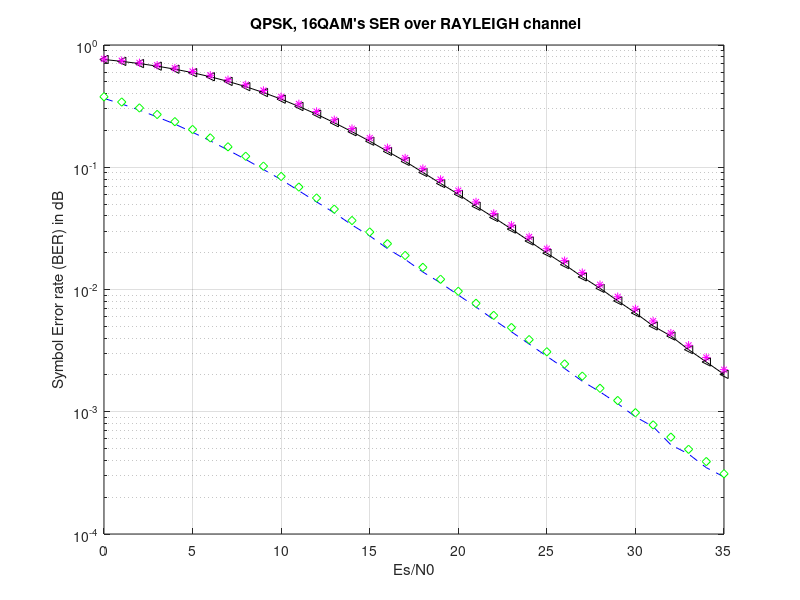

This figure's MATLAB source:
close all; clear var; clc;

% INPUTS AND CONVERSION
Number_of_input_bit = 10^6;
EsN0_dB = (0:35); 
% ____________________
%    QPSK ANALYSIS
% ____________________

Received_data_AWGN = zeros(1,Number_of_input_bit);
Received_data_RAYLEIGH = zeros(1,Number_of_input_bit);
nSER_AWGN = zeros(1, []);
nSER_RAYLEIGH = zeros(1, []);
% Generate the signal wihin the for loop
for u = 1:length(EsN0_dB)
    data = (rand(1,Number_of_input_bit)>0) + 1i*(rand(1,Number_of_input_bit)>0); % Unseparated because of Symbol is required
    normalized_data = (1/sqrt(2))* data;
    noise = (1/sqrt(2)) * (randn(1,Number_of_input_bit) + 1i*randn(1,Number_of_input_bit));
    h_SER_RAY = 1/sqrt(2)* (randn(1, Number_of_input_bit) + 1i* randn(1, Number_of_input_bit));

    transmitted_data_AWGN = normalized_data + 10^(-EsN0_dB(u)/20) * noise;
    transmitted_data_RAYLEIGH = h_SER_RAY.* normalized_data + 10^(-EsN0_dB(u)/20) * noise;
    transmitted_data_RAYLEIGH_1 = transmitted_data_RAYLEIGH./h_SER_RAY;

    % _______________
    % DEMODULATION
    % _______________
    received_data_real_AWGN = real(transmitted_data_AWGN);
    received_data_imag_AWGN = imag(transmitted_data_AWGN);

    received_data_real_RAYLEIGH = real(transmitted_data_RAYLEIGH_1);
    received_data_imag_RAYLEIGH = imag(transmitted_data_RAYLEIGH_1);

    % approximate the values fall within the limit of the transmitted signal
    Received_data_AWGN(received_data_real_AWGN < 0 & received_data_imag_AWGN < 0) = -1 + -1*1i;
    Received_data_AWGN(received_data_real_AWGN >= 0 & received_data_imag_AWGN > 0) = 1 + 1*1i;
    Received_data_AWGN(received_data_real_AWGN < 0 & received_data_imag_AWGN >= 0) = -1 + 1*1i;
    Received_data_AWGN(received_data_real_AWGN >= 0 & received_data_imag_AWGN < 0) = 1 - 1*1i;

    Received_data_RAYLEIGH(received_data_real_RAYLEIGH < 0 & received_data_imag_RAYLEIGH < 0) = -1 + -1*1i;
    Received_data_RAYLEIGH(received_data_real_RAYLEIGH >= 0 & received_data_imag_RAYLEIGH > 0) = 1 + 1*1i;
    Received_data_RAYLEIGH(received_data_real_RAYLEIGH < 0 & received_data_imag_RAYLEIGH >= 0) = -1 + 1*1i;
    Received_data_RAYLEIGH(received_data_real_RAYLEIGH >= 0 & received_data_imag_RAYLEIGH < 0) = 1 - 1*1i;

    nSER_AWGN(u) = size(find((data - Received_data_AWGN)),2);
    nSER_RAYLEIGH(u) = size(find((data - Received_data_RAYLEIGH)),2);
end

SER_QPSK_AWGN = nSER_AWGN/Number_of_input_bit;
SER_QPSK_RAYLEIGH = nSER_RAYLEIGH/Number_of_input_bit;
Theoretical_SER_QPSK = erfc(sqrt(0.5*(10.^(EsN0_dB/10)))) - (1/4)*(erfc(sqrt(0.5*(10.^(EsN0_dB/10))))).^2;

% ____________________
%   16QAM ANALYSIS
% ____________________
% generate the constellattion array for mapping
constellation_Array = (reshape(repmat([-3,-1,1,3],4,1),[],1) + 1i*(repmat([-3,-1,1,3],1,4)')).';
Normalization_factor = 1/sqrt(10);
M = 16 ;% number of constellation
SER_QAM_real_AWGN = zeros(1,[]);
SER_QAM_imag_AWGN = zeros(1,[]);

SER_QAM_real_RAYLEIGH = zeros(1,[]);
SER_QAM_imag_RAYLEIGH = zeros(1,[]);

SER_QAM_AWGN = zeros(1, Number_of_input_bit);
QAM_SER_AWGN= zeros(1, length(EsN0_dB));

SER_QAM_RAYLEIGH = zeros(1, Number_of_input_bit);
QAM_SER_RAYLEIGH= zeros(1, length(EsN0_dB));

for v = 1:length(EsN0_dB)
    % generate the data. Note: the data generated is not in binary but multiplying by M and setting the vector
    % in this form gives a gray mapping
    QAM_data = ceil(M.*(rand(1, Number_of_input_bit)))-1;
    QAM_data_map = constellation_Array(QAM_data+1);
    Norm_QAM_data_map = Normalization_factor * QAM_data_map;
    
    Noise_signal = 1/sqrt(2)* (randn(1,Number_of_input_bit) + 1i*randn(1,Number_of_input_bit));
    h_SER_RAY_1 = 1/sqrt(2)* (randn(1, Number_of_input_bit) + 1i* randn(1, Number_of_input_bit));

    Tran_QAM_AWGN = Norm_QAM_data_map + 10^(-EsN0_dB(v)/20)*Noise_signal;
    Tran_QAM_RAYLEIGH = h_SER_RAY_1.* Norm_QAM_data_map + 10^(-EsN0_dB(v)/20)*Noise_signal;
    Tran_QAM_RAYLEIGH_1 = Tran_QAM_RAYLEIGH./h_SER_RAY_1;

    %%%%%%%%%%%%%%%%%%%%%% DEMODULATION OF 16QAM OVER AWGN %%%%%%%%%%%%%%%%%
    Tran_QAM_Real_AWGN = real(Tran_QAM_AWGN);
    Tran_QAM_Imag_AWGN = imag(Tran_QAM_AWGN);
    %%%%%%%%%%%%%%%%%%%%%% DEMODULATION OF 16QAM OVER RAYLEIGH %%%%%%%%%%%%%%%%%
    Tran_QAM_Real_RAYLEIGH = real(Tran_QAM_RAYLEIGH_1);
    Tran_QAM_Imag_RAYLEIGH = imag(Tran_QAM_RAYLEIGH_1);
    
    %%%%%%%%%%%%%%%%%%%%%% MAPPING 16QAM OVER AWGN TO CONSTELLATION %%%%%%%%
    SER_QAM_real_AWGN((Tran_QAM_Real_AWGN< -2/sqrt(10)))                         = -3;
    SER_QAM_real_AWGN(Tran_QAM_Real_AWGN > 2/sqrt(10))                           =  3;
    SER_QAM_real_AWGN((Tran_QAM_Real_AWGN>-2/sqrt(10) & Tran_QAM_Real_AWGN<=0))  = -1;
    SER_QAM_real_AWGN((Tran_QAM_Real_AWGN>0 & Tran_QAM_Real_AWGN<=2/sqrt(10)))   =  1;

    SER_QAM_imag_AWGN((Tran_QAM_Imag_AWGN< -2/sqrt(10)))                         = -3;
    SER_QAM_imag_AWGN((Tran_QAM_Imag_AWGN > 2/sqrt(10)))                         =  3;
    SER_QAM_imag_AWGN((Tran_QAM_Imag_AWGN>-2/sqrt(10) & Tran_QAM_Imag_AWGN<=0))  = -1;
    SER_QAM_imag_AWGN((Tran_QAM_Imag_AWGN>0 & Tran_QAM_Imag_AWGN<=2/sqrt(10)))   =  1;

    %%%%%%%%%%%%%%%%%%%%%% MAPPING 16QAM OVER AWGN TO CONSTELLATION %%%%%%%%
    SER_QAM_real_RAYLEIGH((Tran_QAM_Real_RAYLEIGH< -2/sqrt(10)))                             = -3;
    SER_QAM_real_RAYLEIGH(Tran_QAM_Real_RAYLEIGH > 2/sqrt(10))                               =  3;
    SER_QAM_real_RAYLEIGH((Tran_QAM_Real_RAYLEIGH>-2/sqrt(10) & Tran_QAM_Real_RAYLEIGH<=0))  = -1;
    SER_QAM_real_RAYLEIGH((Tran_QAM_Real_RAYLEIGH>0 & Tran_QAM_Real_RAYLEIGH<=2/sqrt(10)))   =  1;

    SER_QAM_imag_RAYLEIGH((Tran_QAM_Imag_RAYLEIGH< -2/sqrt(10)))                             = -3;
    SER_QAM_imag_RAYLEIGH((Tran_QAM_Imag_RAYLEIGH > 2/sqrt(10)))                             =  3;
    SER_QAM_imag_RAYLEIGH((Tran_QAM_Imag_RAYLEIGH>-2/sqrt(10) & Tran_QAM_Imag_RAYLEIGH<=0))  = -1;
    SER_QAM_imag_RAYLEIGH((Tran_QAM_Imag_RAYLEIGH>0 & Tran_QAM_Imag_RAYLEIGH<=2/sqrt(10)))   =  1;

    SER_QAM_AWGN =  SER_QAM_real_AWGN + 1i* SER_QAM_imag_AWGN;
    SER_QAM_RAYLEIGH =  SER_QAM_real_RAYLEIGH + 1i* SER_QAM_imag_RAYLEIGH;
    QAM_SER_AWGN(v) = size(find((QAM_data_map- SER_QAM_AWGN)),2); % counting the number of errors
    QAM_SER_RAYLEIGH(v) = size(find((QAM_data_map- SER_QAM_RAYLEIGH)),2); % couting the number of errors

end

 
SER_RAYLEIGH = QAM_SER_RAYLEIGH/Number_of_input_bit;
 
 
%%%%%%%%%%%%%%%%%%%%%%%%%% Simulated and theoretical QPSK SER OVER RAYLEIGH %%%%%%%%%%
m = 4;
c11=1*10.^(EsN0_dB./10)*log(m)/(m-1); % I was alternating the constants to fit, why?
n11=sqrt(c11./(c11+1));
Theoretical_QPSK_RAYLEIGH=2.*(sqrt(m)-1)./sqrt(m)*(1-n11)-((sqrt(m)-1)./sqrt(m)).*((sqrt(m)-1)./sqrt(m))*(1-4.*n11./deg2rad(180).*atan(1./n11));

semilogy(EsN0_dB, SER_QPSK_RAYLEIGH, 'b--', EsN0_dB, Theoretical_QPSK_RAYLEIGH, 'gd', 'MarkerFaceColor','w');
hold on;
%%%%%%%%%%%%%%%%%%%%%%%%%% Simulated and theoretical 16QAM SER OVER RAYLEIGH %%%%%%%%%%
c1=0.5*10.^(EsN0_dB./10)*log(M)/(M-1);
n1=sqrt(c1./(c1+1));
Theoretical_QAM_RAYLEIGH=2.*(sqrt(M)-1)./sqrt(M)*(1-n1)-((sqrt(M)-1)./sqrt(M)).*((sqrt(M)-1)./sqrt(M))*(1-4.*n1./deg2rad(180).*atan(1./n1));

semilogy(EsN0_dB, SER_RAYLEIGH, 'k<-', EsN0_dB, Theoretical_QAM_RAYLEIGH, 'm*');
title(" QPSK, 16QAM's SER over RAYLEIGH channel");
xlabel('Es/N0');
ylabel('Symbol Error rate (BER) in dB'); 
grid on 